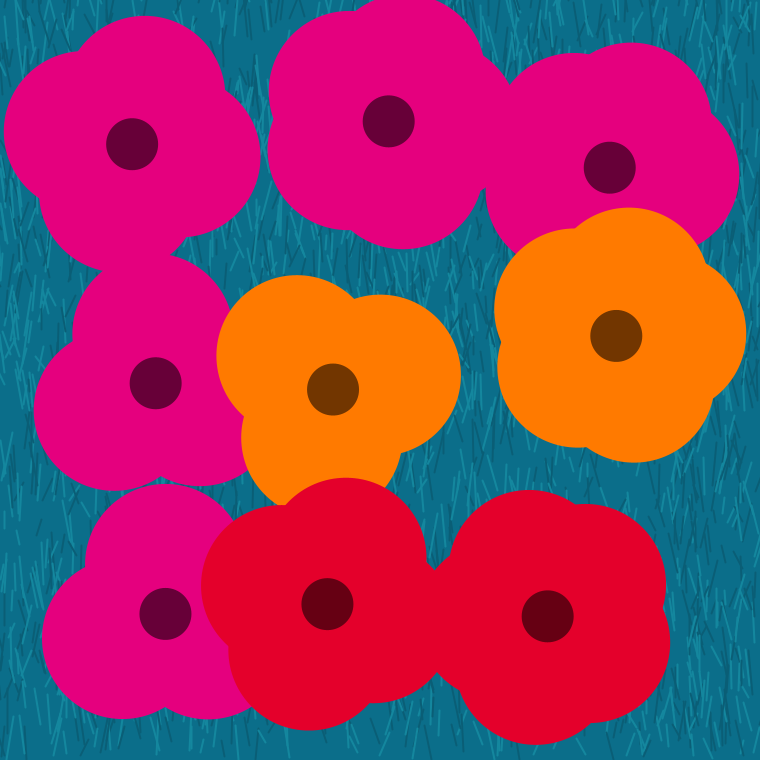
Frame 1 (no input)
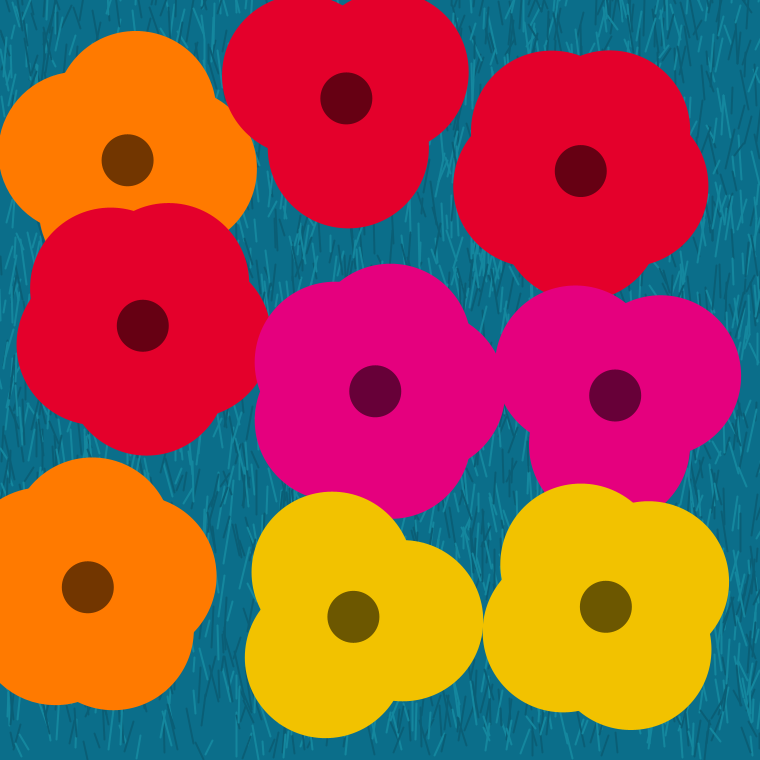
Frame 2 (the mouse pressed at the canvas centre, redrawn once)

The Processing sketch that drew these frames (run headless with seeded random() and noise(); the mouse was pressed at the canvas centre and the sketch redrawn once):

// Processing sketch: sketch_flores
// ── sketch_flores.pde
// sketch_flores
// Superposición. Flores al estilo de Warhol: color y posición al azar,
// y un grado de solape controlable.

int   columnas = 3;       // flores por fila
int   filas    = 3;       // flores por columna
float radio    = 130;     // radio de la flor (los pétalos llegan al borde)
float superpos = 0.15;    // 0 = tangentes, 0.9 = casi encima
float desvio   = 45;      // descuadre aleatorio de cada flor
float giro     = 0.6;     // giro aleatorio máximo (radianes)

color[] paleta  = {#E4002B, #FF7A00, #F2C200, #E5007E};
color   fondo   = #0B6E8A;
color   hierbaA = #0A5E76;
color   hierbaB = #14879E;

void setup() {
  size(760, 760);
  pixelDensity(1);
  randomSeed(7);          // reproducible
  noLoop();
}

void draw() {
  background(fondo);
  hierba();

  // el paso sale del solape, sobre el tamaño real de la flor:
  // con superpos = 0 quedan tangentes, con 0.5 se solapan la mitad
  float paso = 2 * radio * (1 - superpos);
  for (int j = 0; j < filas; j++) {
    for (int i = 0; i < columnas; i++) {
      float x = radio + i * paso + random(-desvio, desvio);
      float y = radio + j * paso + random(-desvio, desvio);
      flor(x, y, radio, paleta[int(random(paleta.length))]);
    }
  }

  save("flores.png");
}

// una flor: de tres a cinco pétalos alrededor de un centro más oscuro.
void flor(float x, float y, float r, color c) {
  noStroke();
  fill(c);
  int   petalos = int(random(3, 6));     // se sortea UNA vez, antes del bucle
  float rp      = r * 0.62;              // radio del pétalo
  float dist    = r * 0.38;              // a qué distancia va del centro
  float a0      = random(-giro, giro);   // el giro que la descoloca
  for (int k = 0; k < petalos; k++) {
    float a = a0 + k * TWO_PI / petalos; // reparto según cuántos haya
    ellipse(x + cos(a) * dist, y + sin(a) * dist, 2 * rp, 2 * rp);
  }
  fill(red(c) * 0.45, green(c) * 0.45, blue(c) * 0.45);
  ellipse(x, y, r * 0.4, r * 0.4);
}

// el fondo de hierba: trazos cortos y finos
void hierba() {
  strokeWeight(2);
  for (int i = 0; i < 3000; i++) {
    float x = random(width);
    float y = random(height);
    stroke(random(1) < 0.5 ? hierbaA : hierbaB);
    line(x, y, x + random(-10, 10), y - random(12, 45));
  }
}
